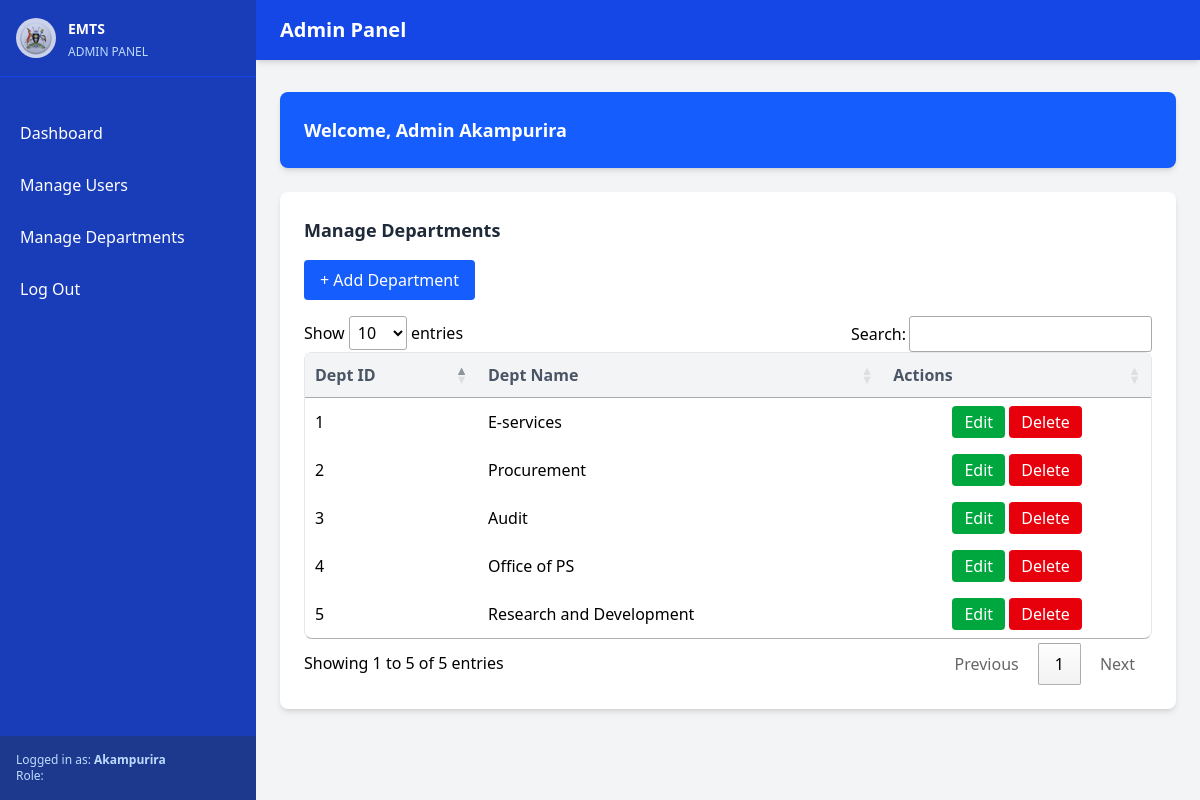
The app's page /admin/departments.php (signed in) with its own data.
### tables this page shows
CREATE TABLE `departments` (
  `dept_id` int(11) NOT NULL,
  `dept_name` varchar(50) NOT NULL
);

### admin/departments.php (the view, shortened to what this page needs)
<?php
include('includes/dbh.php');
$sql = "SELECT dept_id, dept_name FROM departments";
$deptResult = $conn->query($sql);
?>
<!DOCTYPE html>
<html lang="en">
<head>
  <link rel="stylesheet" href="/src/output.css">
  <link rel="stylesheet" href="https://cdn.datatables.net/1.10.24/css/jquery.dataTables.css">
</head>
<body class="bg-gray-100 flex flex-col min-h-screen">
  <div class="flex flex-1">
    <aside class="sidebar bg-blue-800 text-white fixed h-full overflow-y-auto w-64">
      <div class="p-4 border-b border-blue-700 flex items-center">
        <img src="images/coa.jpg" class="h-10 w-10 rounded-full mr-3" alt="Logo" style="opacity:.8">
        <div>
          <span class="font-semibold text-sm">EMTS</span>
          <div class="text-xs text-blue-200 mt-1">ADMIN PANEL</div>
        </div>
      </div>
      <nav class="mt-6">
        <ul class="space-y-1 p-2">
          <li class="nav-item">
            <a href="dashboard.php" class="flex items-center px-3 py-3 text-white">
              <span>Dashboard</span>
            </a>
          </li>
          <li class="nav-item">
            <a href="users.php" class="flex items-center px-3 py-3 text-white">
              <span>Manage Users</span>
            </a>
          </li>
          <li class="nav-item">
            <a href="departments.ph" class="flex items-center px-3 py-3 text-white">
              <span>Manage Departments</span>
            </a>
          </li>
          <li class="nav-item">
            <a href="logout.php" class="flex items-center px-3 py-3 text-white">
              <span>Log Out</span>
            </a>
          </li>
        </ul>
      </nav>
      <div class="absolute bottom-0 w-full p-4 bg-blue-900 text-blue-200 text-xs">
        <p>Logged in as: <span class="font-semibold"><?php echo $_SESSION['user']['first_name']; ?></span></p>
        <p>Role: <span class="font-semibold"><?php echo $_SESSION['user']['role']; ?></span></p>
      </div>
    </aside>
    <div class="main-content flex-grow flex flex-col w-full ml-64">
      <header class="bg-blue-700 text-white shadow-md">
        <div class="max-w-7xl mx-auto px-6 py-4 flex justify-between items-center">
          <h1 class="text-xl font-semibold">Admin Panel</h1>
        </div>
      </header>
      <main class="flex-grow px-6 py-8">
        <div class="bg-blue-600 text-white rounded-lg shadow-md p-6 mb-6">
          <h2 class="text-lg font-bold">
            Welcome, Admin
            <?php echo $_SESSION['user']['first_name']; ?>
          </h2>
        </div>
        <section id="departmentsSection">
          <div class="bg-white rounded-lg shadow-md p-6">
            <h2 class="text-lg font-semibold text-gray-800 mb-4">Manage Departments</h2>
            <button class="mb-4 bg-blue-600 hover:bg-blue-700 text-white px-4 py-2 rounded" onclick="addDept()">
              + Add Department
            </button>
            <div class="overflow-x-auto">
              <table id="departmentsTable" class="min-w-full border border-gray-200 rounded-lg">
                <thead class="bg-gray-100">
                  <tr>
                    <th class="px-4 py-2 text-left text-gray-600">Dept ID</th>
                    <th class="px-4 py-2 text-left text-gray-600">Dept Name</th>
                    <th class="px-4 py-2 text-center text-gray-600">Actions</th>
                  </tr>
                </thead>
                <tbody>
                  <?php if ($deptResult->num_rows > 0): ?>
                    <?php while ($dept = $deptResult->fetch_assoc()): ?>
                      <tr class="border-b">
                        <td class="px-4 py-2"><?php echo $dept['dept_id']; ?></td>
                        <td class="px-4 py-2"><?php echo $dept['dept_name']; ?></td>
                        <td class="px-4 py-2 text-center">
                          <button class="bg-green-600 hover:bg-green-700 text-white px-3 py-1 rounded" onclick="editDept(<?php echo $dept['dept_id']; ?>)">Edit</button>
                          <button class="bg-red-600 hover:bg-red-700 text-white px-3 py-1 rounded" onclick="deleteDept(<?php echo $dept['dept_id']; ?>)">Delete</button>
                        </td>
                      </tr>
                    <?php endwhile; ?>
                  <?php else: ?>
                    <tr>
                      <td colspan="3" class="px-4 py-2 text-center">No departments found.</td>
                    </tr>
                  <?php endif; ?>
                </tbody>
              </table>
            </div>
          </div>
        </section>
      </main>
    </div>
  </div>
</body>
</html>

### records on screen
departments: dept_id "3", dept_name "Audit"
departments: dept_id "1", dept_name "E-services"
departments: dept_id "4", dept_name "Office of PS"
departments: dept_id "2", dept_name "Procurement"
departments: dept_id "5", dept_name "Research and Development"

### other values on screen
$_SESSION['user']['first_name'] "Akampurira"
